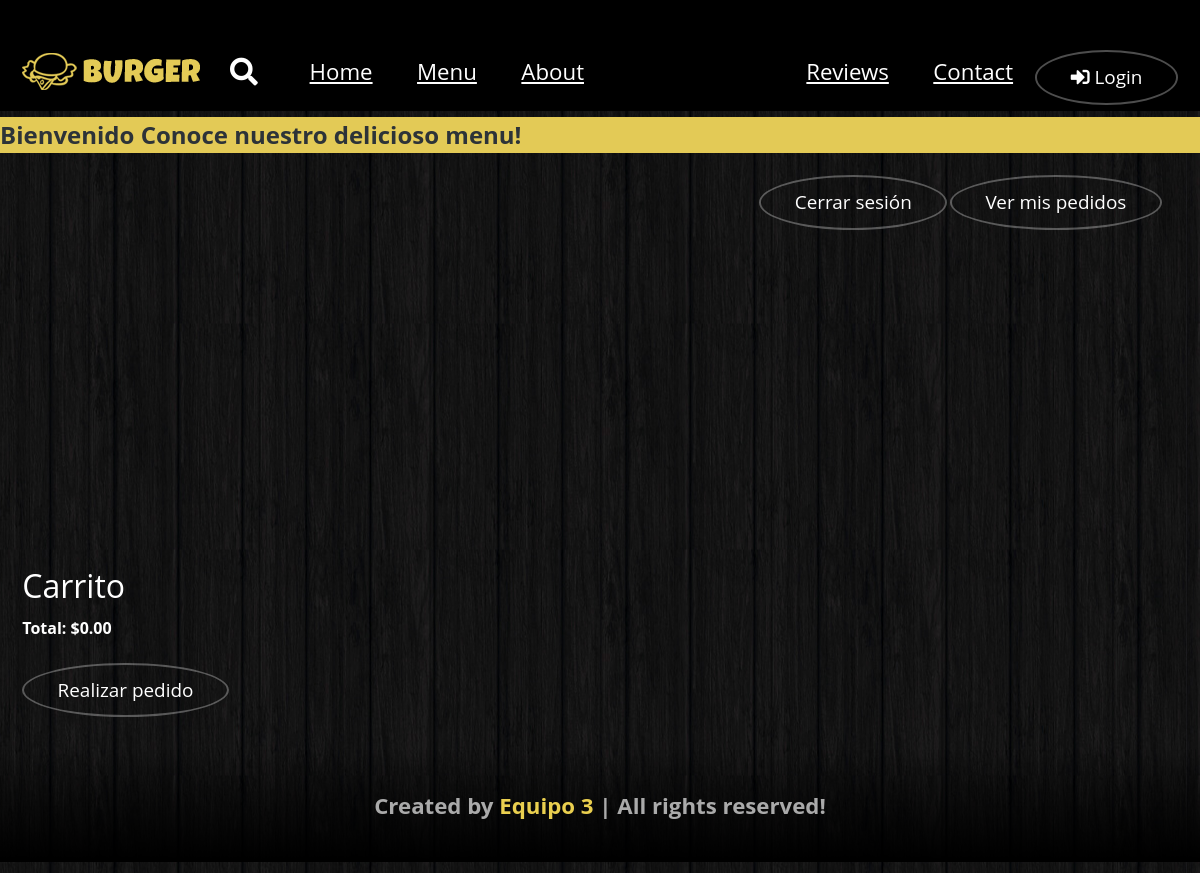
Page /Proyecto_equipo/catalogo.php on the earlier database version.
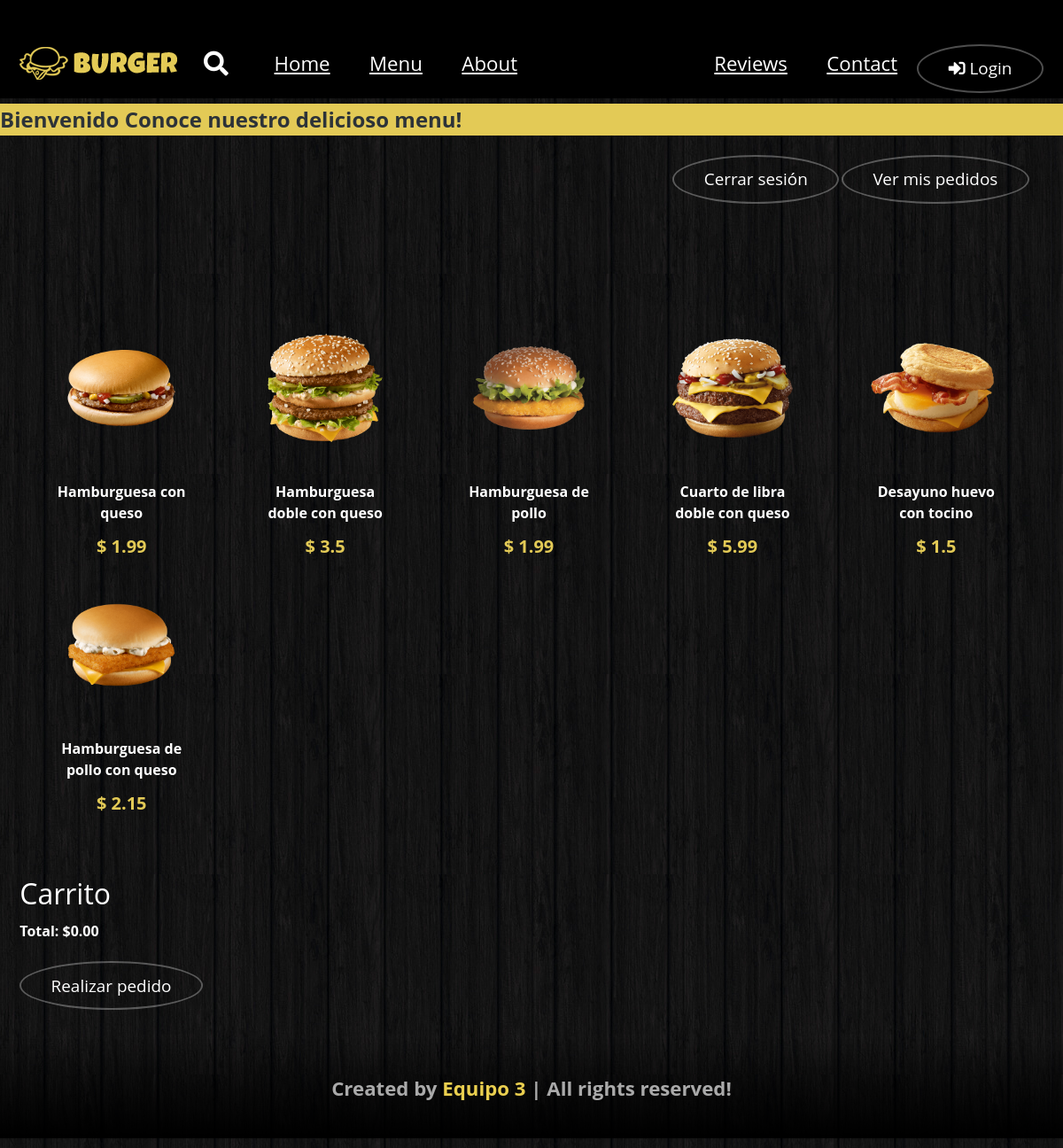
Same page on the later database version.
### tables this page shows
CREATE TABLE `catalogo` (
  `ID_Producto` int(11) NOT NULL,
  `Costo` float NOT NULL,
  `Descripción` varchar(120) NOT NULL,
  `RutaImagen` varchar(120) NOT NULL,
  `hasBeenSold` int(11) NOT NULL
);

### Proyecto_equipo/catalogo.php (the view, shortened to what this page needs)
<?php include 'include/header.php';
?>
<br><br><br><br><br><br><br>
<p class="welcomeBanner">Bienvenido
  <?php echo $_SESSION["NombreLogedIn"]; ?> Conoce nuestro delicioso menu!
</p>
<div class="container" style="text-align: right">
  <form method="post" action="<?php echo htmlspecialchars($_SERVER["PHP_SELF"]); ?>" style="display: inline-block;">
    <button type="submit" name="logout" class="btn btn-secondary">Cerrar sesión</button>
  </form>
  <form method="post" action="ordenes.php" style="display: inline-block;">
    <button type="submit" name="logout" class="btn btn-secondary">Ver mis pedidos</button>
  </form>
</div>
<section class="contenido">
  <div class="mostrador" id="mostrador">
    <?php
    include("conexionDB.php");
    $query = "SELECT * FROM catalogo ";
    $resultado = $db->query($query);
    $contador = 0;
    while ($row = $resultado->fetch_assoc()) {
      $imagen = $row['RutaImagen'];
      if ($contador % 5 == 0) {
        if ($contador != 0) {
          echo '</div>';
        }
        echo '<div class="fila">';
      }
      ?>
      <div class="item" onclick="cargar(this)">
        <div class="contenedor-foto">
          <img src="<?php echo
              $imagen; ?>">
        </div>
        <p class="descripcion" id="desc">
          <?php echo $descrip = $row['Descripción']; ?>
        </p>
        <span class="precio">$
          <?php echo $row['Costo']; ?>
        </span>
      </div>
      <?php
      $contador++;
    }
    ?>
  </div>
  </div>
</section>
<section id="cart">
  <h2 class="titleCarrito">Carrito</h2>
  <p>Total: $<span id="total">0.00</span></p>
  <button id="checkout-btn" class="btn btn-primary">Realizar pedido</button>
</section>
<?php
include 'include/footer.php';
?>

### Proyecto_equipo/include/header.php (shortened to what this page needs)
<!DOCTYPE html>
<html lang="en">
<head>
   <link rel="stylesheet" href="https://cdnjs.cloudflare.com/ajax/libs/font-awesome/5.15.4/css/all.min.css">
   <link rel="stylesheet" href="https://cdnjs.cloudflare.com/ajax/libs/bootstrap/5.0.0/css/bootstrap.min.css">
   <link rel="stylesheet" href="https://cdnjs.cloudflare.com/ajax/libs/aos/2.3.4/aos.css">
   <link rel="stylesheet" href="https://cdn.jsdelivr.net/npm/bootstrap-icons@1.7.3/font/bootstrap-icons.css">
   <link href="https://cdn.jsdelivr.net/npm/bootstrap@5.3.0-alpha3/dist/css/bootstrap.min.css" rel="stylesheet"
>
   <link rel="stylesheet" href="css/style.css">
</head>
<body>
   <header class="header">
      <section class="flex">
         <img href="#home" class="logo"><img src="images/logo.png" alt=""></img>
         <div id="search-btn" class="fas fa-search icons"></div>
         <nav class="navbar">
               <a href="#home">Home</a>
               <a href="#menu">Menu</a>
               <a href="#about">About</a>
               <a href="#reviews">Reviews</a>
               <a href="#contact">Contact</a>
            <button type="button" class="btn btn-success" data-bs-toggle="modal" data-bs-target="#loginModal">
               <i class="fas fa-sign-in-alt"></i> Login
            </button>
         </nav>
         <form action="" class="search-form">
            <input type="search" name="" placeholder="search here..." id="search-box">
            <label for="search-box" class="fas fa-search icons"></label>
         </form>
      </section>
   </header>

### Proyecto_equipo/include/footer.php (shortened to what this page needs)
<footer class="footer">
   <p class="credit"> Created by <span>Equipo 3</span> | All rights reserved! </p>
</footer>
</body>
</html>

### Proyecto_equipo/css/style.css (style rules this page uses)
* { font-family: 'Raleway', sans-serif; margin: 0; padding: 0; -webkit-box-sizing: border-box; box-sizing: border-box; text-decoration: none; outline: none; border: none; -webkit-transition: all .2s linear; transition: all .2s linear; }
html { font-size: 69.5%; scroll-behavior: smooth; scroll-padding-top: 8rem; overflow-x: hidden; }
body { background: url(../images/background.jpg); background-attachment: fixed; background-position: center; overflow-x: hidden; }
section { padding: 3rem 2rem; margin: 0 auto; max-width: 1200px; }
.btn { display: inline-block; margin-top: 1rem; cursor: pointer; color: #fff; border: 0.2rem solid rgba(255, 255, 255, 0.3); background: no-repeat; font-size: 1.7rem; padding: 1rem 3rem; border-radius: 50%; }
.header { position: fixed; top: 0; left: 0; right: 0; z-index: 1000; height: 10rem; background: #000; }
.header .flex { display: -webkit-box; display: -ms-flexbox; display: flex; -webkit-box-align: center; -ms-flex-align: center; align-items: center; -webkit-box-pack: justify; -ms-flex-pack: justify; justify-content: space-between; gap: 1rem; position: relative; }
.header .flex .icons { font-size: 2.5rem; cursor: pointer; color: #fff; }
.header .flex .navbar a { color: #fff; font-size: 2rem; margin: 0 2rem; }
.header .flex .search-form { height: 7rem; padding: 0 2rem; border-top: 0.2rem solid rgba(255, 255, 255, 0.1); display: -webkit-box; display: -ms-flexbox; display: flex; -webkit-box-align: center; -ms-flex-align: center; align-items: center; background: #000; position: absolute; top: 99%; left: 0; right: 0; -webkit-clip-path: polygon(0 0, 100% 0, 100% 0, 0 0); clip-path: polygon(0 0, 100% 0, 100% 0, 0 0); }
.header .flex .search-form input { width: 100%; background: none; text-transform: none; font-size: 1.6rem; color: #fff; }
.footer { text-align: center; background: -webkit-gradient(linear, left top, left bottom, from(transparent), to(#000)); background: linear-gradient(transparent, #000); }
.footer .credit { font-size: 2rem; line-height: 2; color: #aaa; padding: 3rem 2rem; }
.footer .credit span { color: #eacf4f; }
.titleCarrito { color: white; font-size: xx-large; }
* { margin: 0; padding: 0; box-sizing: border-box; font-family: 'Open Sans'; }
p { color: white; font-size: medium; font-weight: bold; }
.contenido { max-width: 3000px; width: 100%; margin: 40px auto; display: flex; }
.mostrador { width: 100%; transition: .5s ease; }
.mostrador .fila { width: 100%; display: flex; justify-content: space-between; margin-bottom: 40px; }
.mostrador .fila .item { max-width: 210px; padding: 30px; height: 250px; text-align: center; margin: 0 10px; cursor: pointer; border-radius: 5px; transition: .3s; }
.mostrador .fila .item img { width: 100%; margin: 30px 0; }
.mostrador .fila .item .descripcion { color: white; font-weight: bold; }
.mostrador .fila .item .precio { color: #e3ca56; ; font-weight: bold; font-size: 20px; }
.welcomeBanner { background: #e3ca56; font-size: x-large; color: #2d3338; }

Differences in the rows shown:
added catalogo: RutaImagen (picture), Descripción "Hamburguesa con queso", Costo "1.99"
added catalogo: RutaImagen (picture), Descripción "Hamburguesa doble con queso", Costo "3.5"
added catalogo: RutaImagen (picture), Descripción "Hamburguesa de pollo", Costo "1.99"
added catalogo: RutaImagen (picture), Descripción "Cuarto de libra doble con queso", Costo "5.99"
added catalogo: RutaImagen (picture), Descripción "Desayuno huevo con tocino", Costo "1.5"
added catalogo: RutaImagen (picture), Descripción "Hamburguesa de pollo con queso", Costo "2.15"
